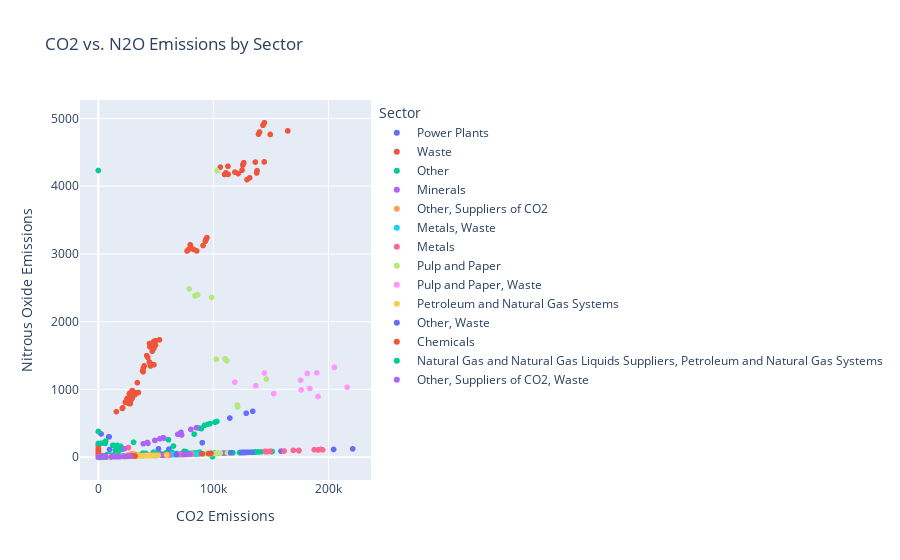

The notebook cell saved with this chart:
### Code cell
def plot_dynamic_scatter(df):
    """
    Create a dynamic scatter plot comparing CO2 emissions and N2O emissions,
    with points color-coded by Sector.
    
    Parameters:
    - df: DataFrame containing the filtered data.
    """
    fig = px.scatter(df, x='CO2_emissions', y='N2O_emissions',
                     color='Sector', hover_data=['Facility.Name', 'City', 'State'],
                     title='CO2 vs. N2O Emissions by Sector',
                     labels={'CO2_emissions': 'CO2 Emissions', 'N2O_emissions': 'Nitrous Oxide Emissions'})
    
    # Enhance the layout
    fig.update_layout(coloraxis_colorbar=dict(title="Sector"),
                      xaxis_title="CO2 Emissions",
                      yaxis_title="Nitrous Oxide Emissions")
    fig.show()

# Use the function to plot a dynamic scatter plot for the filtered data
plot_dynamic_scatter(filtered_data)

### Figure 1 — Plotly figure (JSON) as saved in the notebook; plotly's stock layout.template omitted (floating-point values rounded to 4 significant figures; data arrays with more than 128 entries replaced by an {"elided": "..."} marker saying what was removed)
{"data": [{"customdata": {"elided": "1163x3 str values"}, "hovertemplate": "Sector=Power Plants<br>CO2 Emissions=%{x}<br>Nitrous Oxide Emissions=%{y}<br>Facility.Name=%{customdata[0]}<br>City=%{customdata[1]}<br>State=%{customdata[2]}<extra></extra>", "legendgroup": "Power Plants", "marker": {"color": "#636efa", "symbol": "circle"}, "mode": "markers", "name": "Power Plants", "showlegend": true, "type": "scattergl", "x": {"elided": "1163 float values"}, "xaxis": "x", "y": {"elided": "1163 float values"}, "yaxis": "y"}, {"customdata": {"elided": "1248x3 str values"}, "hovertemplate": "Sector=Waste<br>CO2 Emissions=%{x}<br>Nitrous Oxide Emissions=%{y}<br>Facility.Name=%{customdata[0]}<br>City=%{customdata[1]}<br>State=%{customdata[2]}<extra></extra>", "legendgroup": "Waste", "marker": {"color": "#EF553B", "symbol": "circle"}, "mode": "markers", "name": "Waste", "showlegend": true, "type": "scattergl", "x": {"elided": "1248 float values"}, "xaxis": "x", "y": {"elided": "1248 float values"}, "yaxis": "y"}, {"customdata": {"elided": "855x3 str values"}, "hovertemplate": "Sector=Other<br>CO2 Emissions=%{x}<br>Nitrous Oxide Emissions=%{y}<br>Facility.Name=%{customdata[0]}<br>City=%{customdata[1]}<br>State=%{customdata[2]}<extra></extra>", "legendgroup": "Other", "marker": {"color": "#00cc96", "symbol": "circle"}, "mode": "markers", "name": "Other", "showlegend": true, "type": "scattergl", "x": {"elided": "855 float values"}, "xaxis": "x", "y": {"elided": "855 float values"}, "yaxis": "y"}, {"customdata": {"elided": "216x3 str values"}, "hovertemplate": "Sector=Minerals<br>CO2 Emissions=%{x}<br>Nitrous Oxide Emissions=%{y}<br>Facility.Name=%{customdata[0]}<br>City=%{customdata[1]}<br>State=%{customdata[2]}<extra></extra>", "legendgroup": "Minerals", "marker": {"color": "#ab63fa", "symbol": "circle"}, "mode": "markers", "name": "Minerals", "showlegend": true, "type": "scattergl", "x": {"elided": "216 float values"}, "xaxis": "x", "y": {"elided": "216 float values"}, "yaxis": "y"}, {"customdata": {"elided": "70x3 str values"}, "hovertemplate": "Sector=Other, Suppliers of CO2<br>CO2 Emissions=%{x}<br>Nitrous Oxide Emissions=%{y}<br>Facility.Name=%{customdata[0]}<br>City=%{customdata[1]}<br>State=%{customdata[2]}<extra></extra>", "legendgroup": "Other, Suppliers of CO2", "marker": {"color": "#FFA15A", "symbol": "circle"}, "mode": "markers", "name": "Other, Suppliers of CO2", "showlegend": true, "type": "scattergl", "x": [25603, 27425, 25330.0, 29820.0, 29046, 30260.0, 32410.0, 32220.0, 30910.0, 30600.0, 28750.0, 26110.0, 8120.0, 8110.0, 5634.0, 2998.0, 83.9, 85, 37740.0, 71040.0, 23880.0, 22350.0, 622.5, 573.4, 35459, 35530.0, 21480.0, 22178, 421.5, 771, 34880.0, 35040.0, 22730.0, 21760.0, 968.1, 823.5, 37140.0, 35110.0, 22970.0, 22580.0, 515.8, 778.8, 34760.0, 34720.0, 20930.0, 22150.0, 529.1, 762.1, 29940.0, 30570.0, 20580.0, 17860.0, 334.5, 547.9, 28350.0, 28830.0, 17630.0, 21020.0, 466.3, 726, 0, 4012.0, 0, 4189.0, 0, 4749, 3633.0, 4123.0, 81910.0, 76200.0], "xaxis": "x", "y": [30.1, 34.87, 29.8, 36.36, 34.87, 35.76, 39.63, 42.61, 41.72, 50.66, 50.66, 32.78, 4.47, 4.47, 3.278, 1.788, 0, 0, 21.16, 39.93, 13.41, 12.52, 0.298, 0.298, 19.97, 19.97, 11.92, 12.52, 0.298, 0.298, 19.67, 19.67, 12.81, 12.22, 0.596, 0.596, 20.86, 19.67, 12.81, 12.81, 0.298, 0.298, 19.67, 19.37, 11.62, 12.52, 0.298, 0.298, 16.69, 17.28, 11.62, 10.13, 0.298, 0.298, 14.9, 14.9, 8.94, 11.92, 0.298, 0.298, 5.066, 2.384, 1.49, 2.384, 0, 2.682, 2.086, 2.384, 45.89, 42.91], "yaxis": "y"}, {"customdata": [["ARCONIC INC MASSENA OPERATIONS", "Massena", "NY"], ["ARCONIC INC MASSENA OPERATIONS", "Massena", "NY"], ["ARCONIC INC MASSENA OPERATIONS", "Massena", "NY"], ["ARCONIC INC MASSENA OPERATIONS", "Massena", "NY"], ["ARCONIC INC MASSENA OPERATIONS", "Massena", "NY"], ["ARCONIC INC MASSENA OPERATIONS", "Massena", "NY"], ["ARCONIC INC MASSENA OPERATIONS", "Massena", "NY"], ["ARCONIC INC MASSENA OPERATIONS", "Massena", "NY"], ["ARCONIC INC MASSENA OPERATIONS", "Massena", "NY"], ["ARCONIC INC MASSENA OPERATIONS", "Massena", "NY"], ["ARCONIC INC MASSENA OPERATIONS", "Massena", "NY"], ["ARCONIC INC MASSENA OPERATIONS", "Massena", "NY"], ["ARCONIC INC MASSENA OPERATIONS", "Massena", "NY"], ["ARCONIC INC MASSENA OPERATIONS", "Massena", "NY"], ["ARCONIC INC MASSENA OPERATIONS", "Massena", "NY"], ["ARCONIC INC MASSENA OPERATIONS", "Massena", "NY"], ["ARCONIC INC MASSENA OPERATIONS", "Massena", "NY"], ["ARCONIC INC MASSENA OPERATIONS", "Massena", "NY"], ["ARCONIC INC MASSENA OPERATIONS", "Massena", "NY"], ["ARCONIC INC MASSENA OPERATIONS", "Massena", "NY"], ["ARCONIC INC MASSENA OPERATIONS", "Massena", "NY"], ["ARCONIC INC MASSENA OPERATIONS", "Massena", "NY"], ["Arconic Massena LLC", "Massena", "NY"], ["Arconic Massena LLC", "Massena", "NY"], ["Arconic Massena LLC", "Massena", "NY"], ["Arconic Massena LLC", "Massena", "NY"], ["Arconic Massena LLC", "Massena", "NY"], ["Arconic Massena LLC", "Massena", "NY"], ["REYNOLDS METALS ST LAWRENCE REDUCTION PL", "Massena", "NY"], ["REYNOLDS METALS ST LAWRENCE REDUCTION PL", "Massena", "NY"], ["REYNOLDS METALS ST LAWRENCE REDUCTION PL", "Massena", "NY"], ["REYNOLDS METALS ST LAWRENCE REDUCTION PL", "Massena", "NY"], ["REYNOLDS METALS ST LAWRENCE REDUCTION PL", "Massena", "NY"], ["REYNOLDS METALS ST LAWRENCE REDUCTION PL", "Massena", "NY"], ["REYNOLDS METALS ST LAWRENCE REDUCTION PL", "Massena", "NY"], ["REYNOLDS METALS ST LAWRENCE REDUCTION PL", "Massena", "NY"]], "hovertemplate": "Sector=Metals, Waste<br>CO2 Emissions=%{x}<br>Nitrous Oxide Emissions=%{y}<br>Facility.Name=%{customdata[0]}<br>City=%{customdata[1]}<br>State=%{customdata[2]}<extra></extra>", "legendgroup": "Metals, Waste", "marker": {"color": "#19d3f3", "symbol": "circle"}, "mode": "markers", "name": "Metals, Waste", "showlegend": true, "type": "scattergl", "x": [9544.0, 74.2, 11369, 95.8, 48510.0, 1158.0, 48.7, 64250.0, 3667.0, 102.4, 70150.0, 3909.0, 134.7, 66410.0, 6.2, 127.6, 67160.0, 0, 82.3, 85230.0, 600.3, 102.3, 739.7, 0.3, 6562.0, 1.6, 10408, 1.9, 2229.0, 36.2, 3990.0, 189.8, 3512.0, 157.6, 5203.0, 773.9], "xaxis": "x", "y": [5.364, 0.298, 6.258, 0.298, 27.12, 2.682, 0, 36.06, 8.642, 0, 39.34, 9.238, 0, 37.25, 0, 0, 35.76, 0, 0.298, 47.68, 1.49, 0.298, 0.298, 0, 3.576, 0, 5.96, 0, 1.192, 0, 2.384, 0, 1.788, 0.596, 0.298, 2.384], "yaxis": "y"}, {"customdata": {"elided": "83x3 str values"}, "hovertemplate": "Sector=Metals<br>CO2 Emissions=%{x}<br>Nitrous Oxide Emissions=%{y}<br>Facility.Name=%{customdata[0]}<br>City=%{customdata[1]}<br>State=%{customdata[2]}<extra></extra>", "legendgroup": "Metals", "marker": {"color": "#FF6692", "symbol": "circle"}, "mode": "markers", "name": "Metals", "showlegend": true, "type": "scattergl", "x": [23960.0, 74, 114.9, 0.2, 717.7, 4618.0, 662.5, 1326.0, 1933.0, 1716.0, 2210.0, 1733.0, 22890.0, 21750.0, 23220.0, 25530.0, 24180.0, 22590.0, 22410, 23230.0, 23740.0, 26171, 193268, 187700.0, 174219, 191200.0, 194900.0, 190900.0, 147100.0, 161500.0, 169442, 149485, 145700.0, 145000.0, 31980.0, 35950.0, 34260.0, 35790.0, 38600.0, 35410.0, 35390.0, 36350.0, 36600.0, 34450.0, 26900.0, 32694, 59870.0, 75560.0, 58820.0, 71062, 78720.0, 76160.0, 61380.0, 73120.0, 77280.0, 71630.0, 80540.0, 72280.0, 25930.0, 25340.0, 21770.0, 19430.0, 20460.0, 20140.0, 18800.0, 19620.0, 17771, 17670.0, 15380.0, 25570.0, 31690.0, 15620.0, 26800.0, 26950.0, 22550.0, 24892, 22390.0, 29916, 24792, 35703, 25851, 41145, 25356], "xaxis": "x", "y": [13.41, 0, 0, 0, 0.298, 2.682, 0.298, 0.596, 1.192, 0.894, 1.192, 0.894, 12.81, 12.22, 13.11, 14.3, 13.71, 12.81, 12.52, 13.11, 13.41, 143.0, 114.7, 111.5, 100.4, 107.9, 109.4, 107.3, 82.55, 92.08, 101.9, 89.4, 81.35, 88.51, 17.88, 20.26, 19.37, 19.97, 21.75, 19.97, 19.97, 20.56, 20.56, 19.37, 15.2, 18.48, 33.67, 42.32, 33.08, 39.93, 44.1, 42.91, 34.57, 41.12, 43.51, 40.23, 45.3, 40.53, 14.6, 14.3, 12.22, 11.03, 11.62, 11.32, 10.43, 11.03, 8.94, 8.94, 8.94, 16.39, 18.48, 9.834, 16.39, 17.28, 14.3, 15.79, 13.71, 18.18, 16.09, 22.65, 16.09, 29.8, 16.69], "yaxis": "y"}, {"customdata": {"elided": "47x3 str values"}, "hovertemplate": "Sector=Pulp and Paper<br>CO2 Emissions=%{x}<br>Nitrous Oxide Emissions=%{y}<br>Facility.Name=%{customdata[0]}<br>City=%{customdata[1]}<br>State=%{customdata[2]}<extra></extra>", "legendgroup": "Pulp and Paper", "marker": {"color": "#B6E880", "symbol": "circle"}, "mode": "markers", "name": "Pulp and Paper", "showlegend": true, "type": "scattergl", "x": [121100.0, 120700.0, 111774, 102500.0, 110200.0, 146000.0, 79040.0, 98390.0, 84040.0, 86310.0, 103200.0, 91140.0, 93550.0, 91760.0, 94690.0, 97370.0, 102800.0, 112214, 102400.0, 102000.0, 97890.0, 99480.0, 105884, 28452, 23430.0, 26530.0, 31150.0, 30730.0, 29740.0, 29583, 29310.0, 148, 34290.0, 37950.0, 39414, 35080.0, 31570.0, 32443, 32040.0, 31710.0, 31330.0, 28370.0, 25710.0, 27428, 28730.0, 30510.0, 29710.0], "xaxis": "x", "y": [741.7, 770.6, 1424.0, 1445.0, 1452.0, 1154.0, 2483.0, 2358.0, 2384.0, 2396.0, 4227.0, 51.26, 52.45, 51.55, 53.04, 54.83, 57.81, 62.88, 57.51, 57.22, 53.64, 56.02, 59.6, 16.09, 13.11, 14.9, 17.58, 17.28, 16.69, 16.69, 16.39, 0, 19.37, 21.46, 22.05, 20.86, 17.88, 18.18, 17.88, 17.88, 17.58, 15.79, 14.3, 15.5, 14.9, 17.88, 17.88], "yaxis": "y"}, {"customdata": [["International Paper Ticonderoga Mill", "Ticonderoga", "NY"], ["International Paper Ticonderoga Mill", "Ticonderoga", "NY"], ["International Paper Ticonderoga Mill", "Ticonderoga", "NY"], ["International Paper Ticonderoga Mill", "Ticonderoga", "NY"], ["International Paper Ticonderoga Mill", "Ticonderoga", "NY"], ["International Paper Ticonderoga Mill", "Ticonderoga", "NY"], ["International Paper Ticonderoga Mill", "Ticonderoga", "NY"], ["International Paper Ticonderoga Mill", "Ticonderoga", "NY"], ["International Paper Ticonderoga Mill", "Ticonderoga", "NY"], ["International Paper Ticonderoga Mill", "Ticonderoga", "NY"], ["International Paper Ticonderoga Mill", "Ticonderoga", "NY"], ["International Paper Ticonderoga Mill", "Ticonderoga", "NY"], ["International Paper Ticonderoga Mill", "Ticonderoga", "NY"], ["International Paper Ticonderoga Mill", "Ticonderoga", "NY"], ["International Paper Ticonderoga Mill", "Ticonderoga", "NY"], ["International Paper Ticonderoga Mill", "Ticonderoga", "NY"], ["International Paper Ticonderoga Mill", "Ticonderoga", "NY"], ["International Paper Ticonderoga Mill", "Ticonderoga", "NY"], ["International Paper Ticonderoga Mill", "Ticonderoga", "NY"], ["International Paper Ticonderoga Mill", "Ticonderoga", "NY"], ["Sylvamo Ticonderoga Mill", "Ticonderoga", "NY"], ["Sylvamo Ticonderoga Mill", "Ticonderoga", "NY"], ["Sylvamo Ticonderoga Mill", "Ticonderoga", "NY"], ["Sylvamo Ticonderoga Mill", "Ticonderoga", "NY"]], "hovertemplate": "Sector=Pulp and Paper, Waste<br>CO2 Emissions=%{x}<br>Nitrous Oxide Emissions=%{y}<br>Facility.Name=%{customdata[0]}<br>City=%{customdata[1]}<br>State=%{customdata[2]}<extra></extra>", "legendgroup": "Pulp and Paper, Waste", "marker": {"color": "#FF97FF", "symbol": "circle"}, "mode": "markers", "name": "Pulp and Paper, Waste", "showlegend": true, "type": "scattergl", "x": [121.2, 118600.0, 125, 144400.0, 188.9, 175800.0, 113.8, 183800.0, 124.3, 176300.0, 141.9, 190900.0, 117.7, 216200.0, 83.6, 189900.0, 62.1, 181500.0, 118.3, 205100.0, 100.8, 152400.0, 97.6, 136809], "xaxis": "x", "y": [0.298, 1109.0, 0.298, 1243.0, 0.596, 1137.0, 0.298, 1015.0, 0.298, 994.7, 0.596, 896.7, 0.298, 1032.0, 0, 1246.0, 0, 1237.0, 0.298, 1326.0, 0.298, 938.4, 0.298, 1055.0], "yaxis": "y"}, {"customdata": {"elided": "302x3 str values"}, "hovertemplate": "Sector=Petroleum and Natural Gas Systems<br>CO2 Emissions=%{x}<br>Nitrous Oxide Emissions=%{y}<br>Facility.Name=%{customdata[0]}<br>City=%{customdata[1]}<br>State=%{customdata[2]}<extra></extra>", "legendgroup": "Petroleum and Natural Gas Systems", "marker": {"color": "#FECB52", "symbol": "circle"}, "mode": "markers", "name": "Petroleum and Natural Gas Systems", "showlegend": true, "type": "scattergl", "x": {"elided": "302 float values"}, "xaxis": "x", "y": {"elided": "302 float values"}, "yaxis": "y"}, {"customdata": [["Momentive Performance Materials", "Waterford", "NY"], ["Momentive Performance Materials", "Waterford", "NY"], ["Momentive Performance Materials", "Waterford", "NY"], ["Momentive Performance Materials", "Waterford", "NY"], ["Momentive Performance Materials", "Waterford", "NY"], ["Momentive Performance Materials", "Waterford", "NY"], ["Momentive Performance Materials", "Waterford", "NY"], ["Momentive Performance Materials", "Waterford", "NY"], ["Momentive Performance Materials", "Waterford", "NY"], ["Momentive Performance Materials", "Waterford", "NY"], ["Momentive Performance Materials", "Waterford", "NY"], ["Momentive Performance Materials", "Waterford", "NY"], ["Momentive Performance Materials", "Waterford", "NY"], ["Momentive Performance Materials", "Waterford", "NY"], ["Momentive Performance Materials", "Waterford", "NY"], ["Momentive Performance Materials", "Waterford", "NY"], ["Momentive Performance Materials", "Waterford", "NY"], ["Momentive Performance Materials", "Waterford", "NY"]], "hovertemplate": "Sector=Other, Waste<br>CO2 Emissions=%{x}<br>Nitrous Oxide Emissions=%{y}<br>Facility.Name=%{customdata[0]}<br>City=%{customdata[1]}<br>State=%{customdata[2]}<extra></extra>", "legendgroup": "Other, Waste", "marker": {"color": "#636efa", "symbol": "circle"}, "mode": "markers", "name": "Other, Waste", "showlegend": true, "type": "scattergl", "x": [67940.0, 115100.0, 129200.0, 127400.0, 133600.0, 130200.0, 124300.0, 0, 125600.0, 0, 126500.0, 0, 128502, 1605.0, 114300.0, 4623.0, 134200.0, 6143.0], "xaxis": "x", "y": [38.14, 64.67, 72.71, 71.52, 75.1, 73.01, 69.73, 0, 70.63, 0, 70.92, 0, 649.9, 3.874, 578.1, 11.32, 678.8, 14.9], "yaxis": "y"}, {"customdata": [["Pearl River Campus", "Pearl river", "NY"], ["Pearl River Campus", "Pearl river", "NY"], ["Pearl River Campus", "Pearl river", "NY"], ["Pearl River Campus", "Pearl river", "NY"], ["Pearl River Campus", "Pearl river", "NY"], ["Pearl River Campus", "Pearl river", "NY"], ["Pearl River Campus", "Pearl river", "NY"], ["Pearl River Campus", "Pearl river", "NY"], ["Pearl River Campus", "Pearl river", "NY"], ["Pearl River Campus", "Pearl river", "NY"], ["Pearl River Campus", "Pearl river", "NY"], ["Pearl River Campus", "Pearl river", "NY"], ["Pearl River Campus", "Pearl river", "NY"], ["Pearl River Campus", "Pearl river", "NY"], ["Pearl River Campus", "Pearl river", "NY"], ["WYETH PHARMACEUTICALS", "Rouses point", "NY"], ["WYETH PHARMACEUTICALS", "Rouses point", "NY"], ["WYETH PHARMACEUTICALS", "Rouses point", "NY"], ["WYETH PHARMACEUTICALS", "Rouses point", "NY"], ["WYETH PHARMACEUTICALS", "Rouses point", "NY"], ["WYETH PHARMACEUTICALS", "Rouses point", "NY"], ["WYETH PHARMACEUTICALS", "Rouses point", "NY"], ["WYETH PHARMACEUTICALS", "Rouses point", "NY"]], "hovertemplate": "Sector=Chemicals<br>CO2 Emissions=%{x}<br>Nitrous Oxide Emissions=%{y}<br>Facility.Name=%{customdata[0]}<br>City=%{customdata[1]}<br>State=%{customdata[2]}<extra></extra>", "legendgroup": "Chemicals", "marker": {"color": "#EF553B", "symbol": "circle"}, "mode": "markers", "name": "Chemicals", "showlegend": true, "type": "scattergl", "x": [97930.0, 29160.0, 4.9, 90420.0, 29410.0, 5.8, 95740.0, 29330.0, 4.9, 78890.0, 27638, 4.9, 75560.0, 30940.0, 545.4, 4854.0, 17150.0, 16760.0, 17750.0, 24420.0, 27160.0, 29450.0, 32054], "xaxis": "x", "y": [58.71, 23.54, 0, 50.66, 23.54, 0, 53.64, 16.99, 0, 44.4, 15.79, 0, 43.81, 21.75, 0.298, 3.576, 9.536, 9.536, 10.13, 13.71, 15.2, 16.69, 18.18], "yaxis": "y"}, {"customdata": [["Rochester Gas & Electric Corp", "Rochester", "NY"], ["Rochester Gas & Electric Corp", "Rochester", "NY"]], "hovertemplate": "Sector=Natural Gas and Natural Gas Liquids Suppliers, Petroleum and Natural Gas Systems<br>CO2 Emissions=%{x}<br>Nitrous Oxide Emissions=%{y}<br>Facility.Name=%{customdata[0]}<br>City=%{customdata[1]}<br>State=%{customdata[2]}<extra></extra>", "legendgroup": "Natural Gas and Natural Gas Liquids Suppliers, Petroleum and Natural Gas Systems", "marker": {"color": "#00cc96", "symbol": "circle"}, "mode": "markers", "name": "Natural Gas and Natural Gas Liquids Suppliers, Petroleum and Natural Gas Systems", "showlegend": true, "type": "scattergl", "x": [2297, 3656], "xaxis": "x", "y": [1.192, 2.086], "yaxis": "y"}, {"customdata": [["SUNOCO FULTON ETHANOL PLANT", "Fulton", "NY"], ["SUNOCO FULTON ETHANOL PLANT", "Fulton", "NY"], ["SUNOCO FULTON ETHANOL PLANT", "Fulton", "NY"], ["SUNOCO FULTON ETHANOL PLANT", "Fulton", "NY"], ["SUNOCO FULTON ETHANOL PLANT", "Fulton", "NY"], ["SUNOCO FULTON ETHANOL PLANT", "Fulton", "NY"], ["SUNOCO FULTON ETHANOL PLANT", "Fulton", "NY"], ["SUNOCO FULTON ETHANOL PLANT", "Fulton", "NY"], ["SUNOCO FULTON ETHANOL PLANT", "Fulton", "NY"], ["SUNOCO FULTON ETHANOL PLANT", "Fulton", "NY"], ["SUNOCO FULTON ETHANOL PLANT", "Fulton", "NY"], ["SUNOCO FULTON ETHANOL PLANT", "Fulton", "NY"], ["SUNOCO FULTON ETHANOL PLANT", "Fulton", "NY"], ["SUNOCO FULTON ETHANOL PLANT", "Fulton", "NY"], ["WESTERN NEW YORK ENERGY LLC", "Medina", "NY"], ["WESTERN NEW YORK ENERGY LLC", "Medina", "NY"], ["WESTERN NEW YORK ENERGY LLC", "Medina", "NY"], ["WESTERN NEW YORK ENERGY LLC", "Medina", "NY"], ["WESTERN NEW YORK ENERGY LLC", "Medina", "NY"], ["WESTERN NEW YORK ENERGY LLC", "Medina", "NY"], ["WESTERN NEW YORK ENERGY LLC", "Medina", "NY"], ["WESTERN NEW YORK ENERGY LLC", "Medina", "NY"], ["WESTERN NEW YORK ENERGY LLC", "Medina", "NY"], ["WESTERN NEW YORK ENERGY LLC", "Medina", "NY"]], "hovertemplate": "Sector=Other, Suppliers of CO2, Waste<br>CO2 Emissions=%{x}<br>Nitrous Oxide Emissions=%{y}<br>Facility.Name=%{customdata[0]}<br>City=%{customdata[1]}<br>State=%{customdata[2]}<extra></extra>", "legendgroup": "Other, Suppliers of CO2, Waste", "marker": {"color": "#ab63fa", "symbol": "circle"}, "mode": "markers", "name": "Other, Suppliers of CO2, Waste", "showlegend": true, "type": "scattergl", "x": [56, 27730.0, 26580.0, 16140.0, 18520.0, 462.5, 746.5, 63, 22630.0, 22290.0, 11610.0, 14730.0, 6688.0, 4032.0, 74390.0, 78605, 77680.0, 78570.0, 78920.0, 75704, 76670.0, 75320.0, 74990.0, 75430.0], "xaxis": "x", "y": [0, 14.9, 14.9, 8.94, 8.94, 0.298, 0.298, 0, 125.2, 11.92, 5.96, 8.94, 2.98, 23.84, 42.02, 44.7, 44.1, 45.0, 45.3, 43.51, 43.81, 42.91, 42.02, 43.51], "yaxis": "y"}], "layout": {"coloraxis": {"colorbar": {"title": {"text": "Sector"}}}, "legend": {"title": {"text": "Sector"}, "tracegroupgap": 0}, "title": {"text": "CO2 vs. N2O Emissions by Sector"}, "xaxis": {"anchor": "y", "domain": [0, 1], "title": {"text": "CO2 Emissions"}}, "yaxis": {"anchor": "x", "domain": [0, 1], "title": {"text": "Nitrous Oxide Emissions"}}}}
